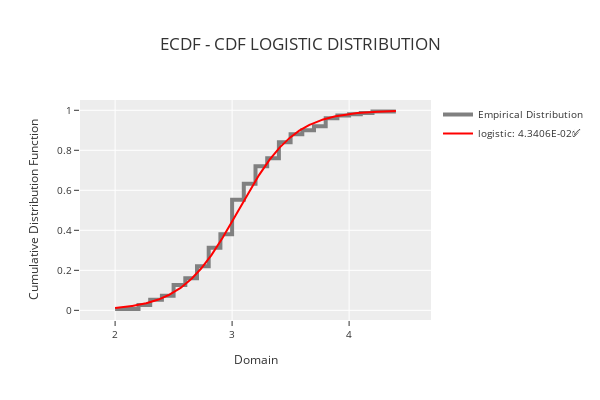

The notebook cell saved with this chart:
### Code cell
phi.plot_ecdf_distribution("logistic")

### Figure 1 — Plotly figure (JSON) as saved in the notebook; plotly's stock layout.template omitted (floating-point values rounded to 4 significant figures; data arrays with more than 128 entries replaced by an {"elided": "..."} marker saying what was removed)
{"data": [{"line": {"color": "rgba(128,128,128,1)", "width": 4}, "mode": "lines", "name": "Empirical Distribution", "showlegend": true, "type": "scatter", "x": [2, 2.2, 2.2, 2.3, 2.3, 2.4, 2.4, 2.5, 2.5, 2.6, 2.6, 2.7, 2.7, 2.8, 2.8, 2.9, 2.9, 3, 3, 3.1, 3.1, 3.2, 3.2, 3.3, 3.3, 3.4, 3.4, 3.5, 3.5, 3.6, 3.6, 3.7, 3.7, 3.8, 3.8, 3.9, 3.9, 4, 4, 4.1, 4.1, 4.2, 4.2, 4.4], "y": [0.006667, 0.006667, 0.02667, 0.02667, 0.05333, 0.05333, 0.07333, 0.07333, 0.1267, 0.1267, 0.16, 0.16, 0.22, 0.22, 0.3133, 0.3133, 0.38, 0.38, 0.5533, 0.5533, 0.6333, 0.6333, 0.72, 0.72, 0.76, 0.76, 0.84, 0.84, 0.88, 0.88, 0.9, 0.9, 0.92, 0.92, 0.96, 0.96, 0.9733, 0.9733, 0.98, 0.98, 0.9867, 0.9867, 0.9933, 0.9933, 1]}, {"line": {"color": "rgba(255,0,0,1)", "width": 2}, "mode": "lines", "name": "logistic: 4.3406E-02✅", "type": "scatter", "x": {"elided": "1000 float values"}, "y": {"elided": "1000 float values"}}], "layout": {"height": 400, "legend": {"font": {"size": 10}, "orientation": "v", "title": {"font": {"size": 10}}, "xanchor": "left", "y": 1, "yanchor": "auto"}, "title": {"text": "ECDF - CDF LOGISTIC DISTRIBUTION"}, "width": 600, "xaxis": {"range": [1.7, 4.7], "tickfont": {"size": 10}, "title": {"font": {"size": 12}, "text": "Domain"}}, "yaxis": {"tickfont": {"size": 10}, "title": {"font": {"size": 12}, "text": "Cumulative Distribution Function"}}}}
